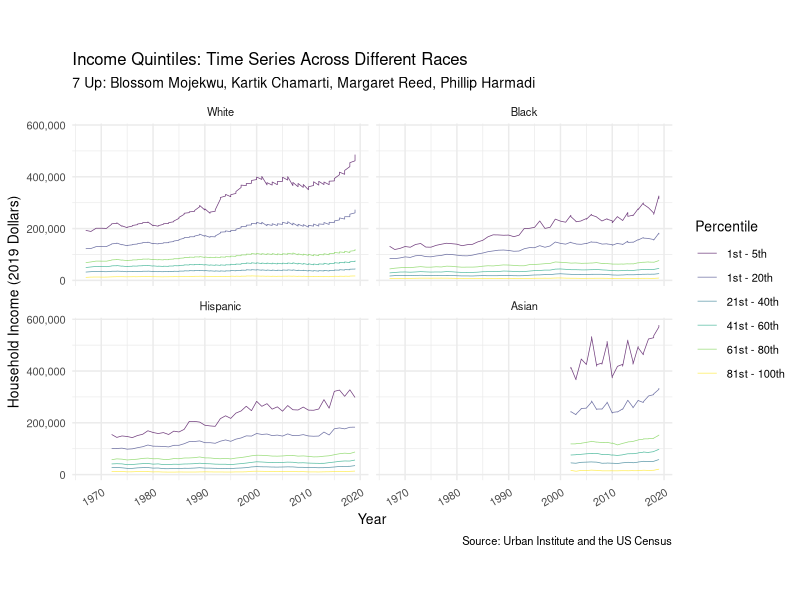
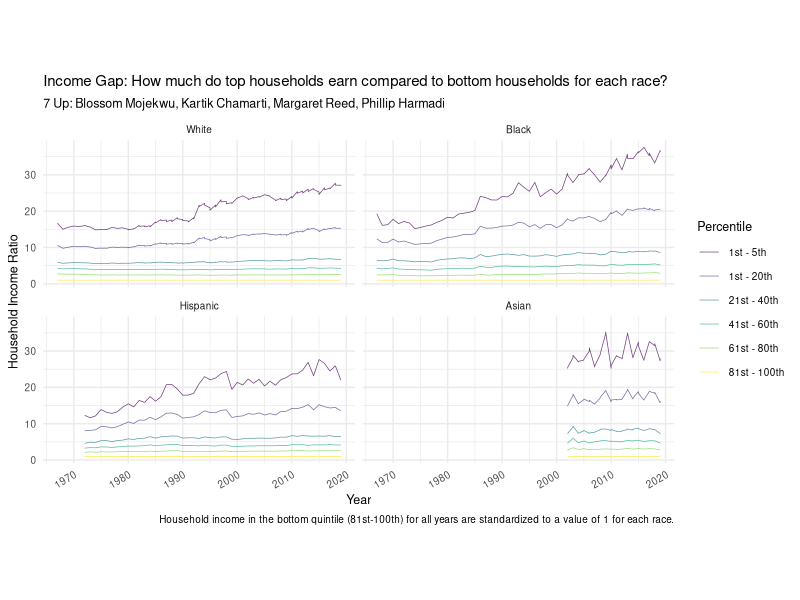
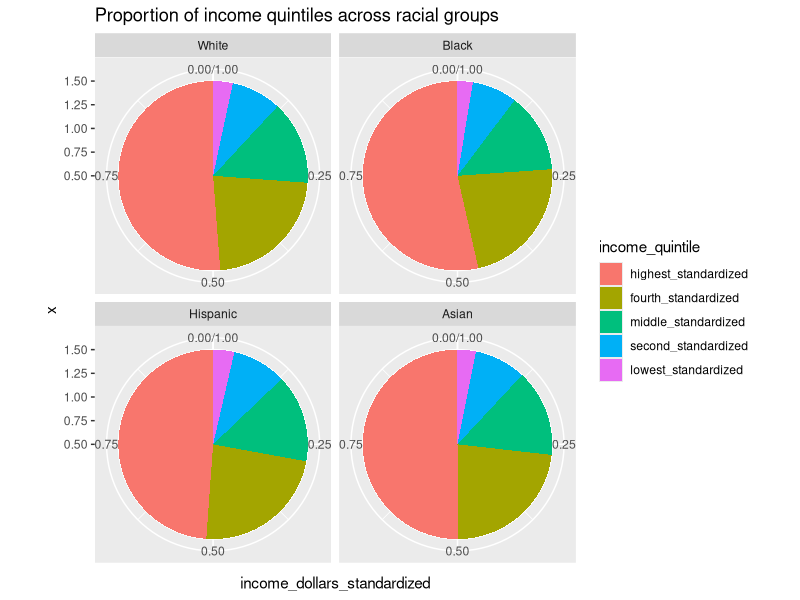

Generate these figures, in order, with R: (Note: this script raises an error after producing the figures.)
## ---- chunk 1
knitr::opts_chunk$set(echo = TRUE)
## ---- chunk 2
library(tidyverse)
library(lubridate)
library(plyr)
## ---- chunk 3
income_mean <- read.csv(file = "../data/income_mean.csv")
library(readr)
income_mean_1 <- read_csv("../data/income_mean.csv")

## ---- chunk 4
income_mean$race <- as.character(income_mean$race)

income_mean <- income_mean %>%
  mutate(race = str_remove(race, ',?\\s(.*)'))

income_mean$race <- factor(income_mean$race,
                           levels = c("All", "White", "Black", "Hispanic",
                                      "Asian"))
## ---- chunk 5
income_mean <- income_mean %>%
  mutate(income_percentile = case_when(
      income_quintile == "Top 5%"   ~ "1st - 5th",
      income_quintile == "Highest"  ~ "1st - 20th",
      income_quintile == "Second"   ~ "21st - 40th",
      income_quintile == "Middle"   ~ "41st - 60th",
      income_quintile == "Fourth"   ~ "61st - 80th",
      income_quintile == "Lowest"   ~ "81st - 100th")) 


income_mean$income_percentile <- as.factor(income_mean$income_percentile) 

income_mean$income_percentile <- factor(income_mean$income_percentile, 
                                        levels = c("1st - 5th", "1st - 20th", 
                                                   "21st - 40th",
                                                   "41st - 60th", "61st - 80th", 
                                                   "81st - 100th"))
## ---- chunk 6
income_mean <- income_mean %>% filter(dollar_type == "2019 Dollars")

income_mean <- income_mean %>% filter(race != "All")
## ---- chunk 7
ggplot(data = income_mean,
       mapping = aes(x = year,
                     y = income_dollars,
                     colour = income_percentile)) +
  geom_line(size = 0.25, alpha = 0.75) + 
  facet_wrap(. ~ race, nrow = 2) +
  labs(
    title = "Income Quintiles: Time Series Across Different Races",
    subtitle = "7 Up: Blossom Mojekwu, Kartik Chamarti, Margaret Reed, Phillip Harmadi",
    x = "Year", 
    y = "Household Income (2019 Dollars)", 
    color = "Percentile",
    caption = "Source: Urban Institute and the US Census"
    ) +
  scale_x_continuous(breaks = scales::pretty_breaks(n = 5)) +
  scale_y_continuous(labels = scales::comma) +
  scale_colour_viridis_d() +
  theme_minimal() +
  theme(text = element_text(size = 10), 
        axis.text.x = element_text(angle = 30, hjust = 1),
        axis.text.y = element_text(angle = 0, hjust = 1)) +
  coord_fixed(ratio = 1 / 20000)
## ---- chunk 8
income_mean_wider <- income_mean %>%
  select(-c(income_percentile)) %>%
  pivot_wider(names_from = income_quintile, 
                                  values_from = c("income_dollars")) %>% unnest()
income_mean_wider <- income_mean_wider %>%
  mutate(lowest_standardized = 1,
         second_standardized = Second / Lowest,
         middle_standardized = Middle / Lowest,
         fourth_standardized = Fourth / Lowest,
         highest_standardized = Highest / Lowest,
         top_5_pct_standardized = `Top 5%` / Lowest)

income_mean_wider <- income_mean_wider %>%
  select(-c("Lowest", "Second", "Middle", "Fourth", "Highest", "Top 5%")) %>%
  filter(dollar_type == "2019 Dollars") %>%
  select(-c("dollar_type")) 
## ---- chunk 9
income_mean_final <- income_mean_wider %>% 
  pivot_longer(cols = !year:race,
               names_to = "income_quintile", 
               values_to = "income_dollars")

income_mean_final <- income_mean_final %>%
  mutate(income_percentile = case_when(
      income_quintile == "top_5_pct_standardized"    ~ "1st - 5th",
      income_quintile == "highest_standardized"      ~ "1st - 20th",
      income_quintile == "fourth_standardized"       ~ "21st - 40th",
      income_quintile == "middle_standardized"       ~ "41st - 60th",
      income_quintile == "second_standardized"       ~ "61st - 80th",
      income_quintile == "lowest_standardized"       ~ "81st - 100th"),
      income_dollars_standardized = income_dollars) %>%
  select(-c("income_dollars"))

income_mean_final$income_percentile <- factor(income_mean_final$income_percentile, 
                                        levels = c("1st - 5th", "1st - 20th", 
                                                   "21st - 40th",
                                                   "41st - 60th", "61st - 80th", 
                                                   "81st - 100th"))
## ---- chunk 10
ggplot(data = income_mean_final,
       mapping = aes(x = year,
                     y = income_dollars_standardized,
                     colour = income_percentile)) +
  geom_line(size = 0.25, alpha = 0.75) + 
  facet_wrap(. ~ race, nrow = 2) +
  labs(
    title = "Income Gap: How much do top households earn compared to bottom households for each race?",
    subtitle = "7 Up: Blossom Mojekwu, Kartik Chamarti, Margaret Reed, Phillip Harmadi",
    x = "Year", y = "Household Income Ratio", 
    color = "Percentile",
    caption = "Household income in the bottom quintile (81st-100th) for all years are standardized to a value of 1 for each race."
    ) +
  scale_x_continuous(breaks = scales::pretty_breaks(n = 5)) +
  scale_y_continuous(labels = scales::comma) +
  scale_colour_viridis_d() +
  theme_minimal() +
  theme(text = element_text(size = 9), 
        axis.text.x = element_text(angle = 30, hjust = 1),
        axis.text.y = element_text(angle = 0, hjust = 1)) +
  coord_fixed(ratio = 1 / 1.5)
## ---- chunk 11
income_mean_final <- income_mean_final %>%
  mutate(income_quintile = fct_reorder(.f = income_quintile, .x = income_dollars_standardized, 
                                     .fun = mean, na.rm = FALSE, .desc = TRUE)) %>%
  filter(year == 2019) %>%
  filter(income_quintile != "top_5_pct_standardized") 

income_mean_final
## ---- chunk 12
income_mean_final %>%
  ggplot(aes(fill = income_quintile,
             x = 1,
             y = income_dollars_standardized)) + 
  geom_col(width = 1, position = "fill") +
  coord_polar(theta = "y") +
  facet_wrap(. ~ race, nrow = 2) +
  labs(title = "Proportion of income quintiles across racial groups")

  
## ---- chunk 13

#the following dataframe that I created shows the total values for each box based on race and income quintile. 
# finding a way to merge both dataframes should allow it so that the geom_text label
# can access the data.
# link for help: https://stackoverflow.com/questions/6644997/showing-data-values-on-stacked-bar-chart-in-ggplot2

income_mean_use <- income_mean_final %>%
  mutate(income_quintile = fct_reorder(.f = income_quintile, .x = income_dollars_standardized, 
                                     .fun = mean, na.rm = FALSE, .desc = TRUE)) %>%
  filter(year == 2019) %>%
  filter(income_quintile != "top_5_pct_standardized")
income_mean_sum <- income_mean_final %>%
  select(race,income_percentile, income_dollars_standardized) %>%
  group_by(race,income_percentile) %>%
  summarise(total_value = sum(income_dollars_standardized))
#rename(income_mean_sum, income_percentile_sum = income_percentile)
#rename(income_mean_sum, race_sum = race)

income_mean_use <- bind_cols(income_mean_sum, income_mean_use)
ggplot(check, aes(fill = income_percentile, 
             x = income_dollars_standardized, 
             y = reorder(race, desc(race)), 
             width = 0.35)) + 
  geom_bar(position = "fill", stat = "identity") +
  scale_fill_brewer(type = "seq", palette = "Blues", direction = -1) +
  labs(
    title = "Income Gap: How much do top households earn compared to bottom households for each race?",
    subtitle = "7 Up: Blossom Mojekwu, Kartik Chamarti, Margaret Reed, Phillip Harmadi",
    x = "", y = "Household Income (as % of the whole population)", 
    fill = "Income Percentile",
    caption = "Text: Household income ratio as compared to the bottom quintile (81st-100th)."
    ) +
  scale_colour_viridis_d() +
  scale_x_continuous(labels = scales::percent_format(scale = 100)) +
  theme_minimal(base_size = 10) +
  theme(text = element_text(size = 9),
        plot.caption = element_text(size = 8, hjust = 0))
  #geom_text(aes(label = round(total_value,1)),size = 3, position = position_stack(vjust = 0.5))




## ---- chunk 14
income_mean_final %>%
  mutate(income_quintile = fct_reorder(.f = income_quintile, .x = income_dollars_standardized, 
                                     .fun = mean, na.rm = FALSE, .desc = TRUE)) %>%
  filter(year == 2019) %>%
  filter(income_quintile != "top_5_pct_standardized") %>%
  ggplot(aes(x = income_quintile, y = income_dollars_standardized, fill = race)) + 
  geom_bar(stat = "identity", position = position_dodge())
## ---- chunk 15
income_mean_final %>%
  mutate(income_quintile = fct_reorder(.f = income_percentile, .x = income_dollars_standardized, 
                                     .fun = mean, na.rm = FALSE, .desc = TRUE)) %>%
  filter(year == 2019) %>%
  filter(income_quintile != "top_5_pct_standardized") %>%
  ggplot(aes(fill = income_percentile, y = income_dollars_standardized, x = race)) + 
  geom_bar(stat = "identity", position = position_dodge())
